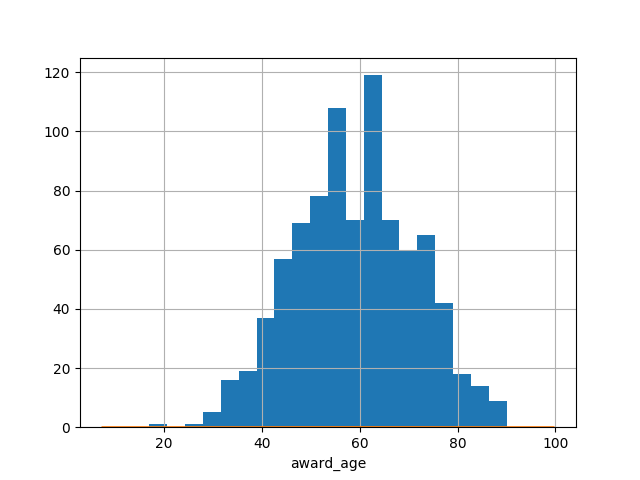

Source code (Python):
#!env python3
# -*- coding: utf-8 -*-

import pandas as pd
import numpy as np
import matplotlib as mpl
mpl.use('Agg')
import matplotlib.pyplot as plt
import json
import seaborn as sns

df = pd.read_json('../data/nobel_winners_biopic_cleaned.json')
fig = df['award_age'].hist(bins=20).get_figure()
sns.distplot(df['award_age']).get_figure()
fig.savefig("11_5_1.png")

sns.boxplot(df.gender, df.award_age)
fig.savefig("11_5_1_2.png")

sns.violinplot(df.gender, df.award_age)
fig.savefig("11_5_1_3.png")
